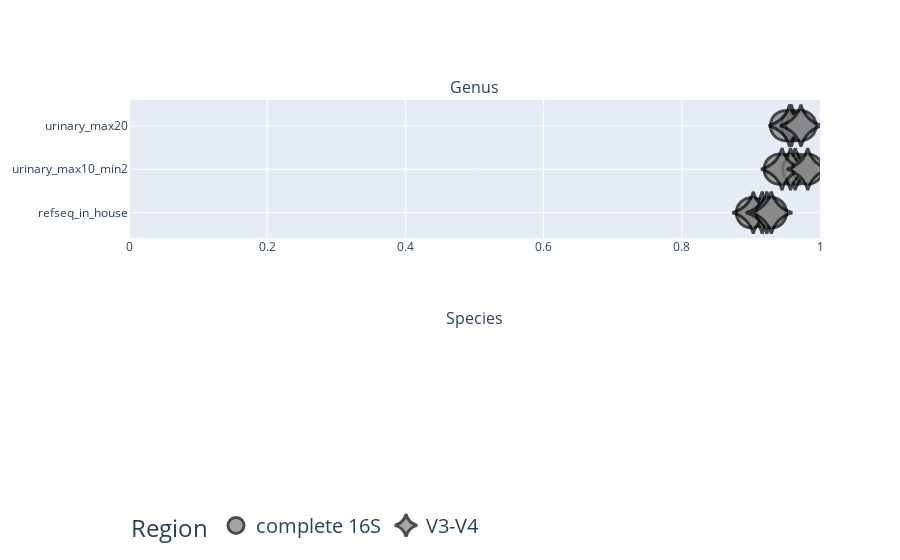

Write notebook code for a chart like this one.
### Code cell
plt.Figure()

fig = make_subplots(rows = 2, cols = 1, subplot_titles = ('Genus', 'Species'))

fig.add_trace(go.Scatter(
    mode = 'markers',
    y = genus_scores.loc[genus_scores['region'] == 'dna_seq']['ref db'],
    x = genus_scores.loc[genus_scores['region'] == 'dna_seq']['f1_score'],
    marker = dict(
        color = 'grey',
         size = 50),
    #y = 'ref db', 
    #x = 'f1_score', 
    #color_discrete_sequence=px.colors.qualitative.G10[1:],
    opacity = 0.7,
    name = 'complete 16S'
    ))

fig.add_trace(go.Scatter(
    mode = 'markers',
    y = genus_scores.loc[genus_scores['region'] == 'V3V4']['ref db'],
    x = genus_scores.loc[genus_scores['region'] == 'V3V4']['f1_score'],
    marker = dict(
        color = 'grey',
        symbol = 22,
        size = 50,
        ),
    #y = 'ref db', 
    #x = 'f1_score', 
    #color_discrete_sequence=px.colors.qualitative.G10[1:],
    opacity = 0.7,
    name = 'V3-V4'))

fig.update_layout(xaxis_range = [0,1])
fig.update_legends(font_size = 20, orientation = 'h', title = 'Region')
fig.update_traces(marker = dict(size = 30, line = dict(width = 3, color = 'black')))

### Figure 1 — Plotly figure (JSON) as saved in the notebook; plotly's stock layout.template omitted (floating-point values rounded to 4 significant figures)
{"data": [{"marker": {"color": "grey", "line": {"color": "black", "width": 3}, "size": 30}, "mode": "markers", "name": "complete 16S", "opacity": 0.7, "type": "scatter", "x": [0.924, 0.9553, 0.9583, 0.9007, 0.9409, 0.95, 0.9297, 0.9678, 0.9663, 0.9823, 0.9724, 0.9296], "y": ["refseq_in_house", "urinary_max10_min2", "urinary_max20", "refseq_in_house", "urinary_max10_min2", "urinary_max20", "refseq_in_house", "urinary_max10_min2", "urinary_max20", "urinary_max10_min2", "urinary_max20", "refseq_in_house"]}, {"marker": {"color": "grey", "line": {"color": "black", "width": 3}, "size": 30, "symbol": 22}, "mode": "markers", "name": "V3-V4", "opacity": 0.7, "type": "scatter", "x": [0.9163, 0.9641, 0.9567, 0.9035, 0.9574, 0.9584, 0.923, 0.945, 0.956, 0.9823, 0.9724, 0.9296], "y": ["refseq_in_house", "urinary_max10_min2", "urinary_max20", "refseq_in_house", "urinary_max10_min2", "urinary_max20", "refseq_in_house", "urinary_max10_min2", "urinary_max20", "urinary_max10_min2", "urinary_max20", "refseq_in_house"]}], "layout": {"annotations": [{"font": {"size": 16}, "showarrow": false, "text": "Genus", "x": 0.5, "xanchor": "center", "xref": "paper", "y": 1, "yanchor": "bottom", "yref": "paper"}, {"font": {"size": 16}, "showarrow": false, "text": "Species", "x": 0.5, "xanchor": "center", "xref": "paper", "y": 0.375, "yanchor": "bottom", "yref": "paper"}], "legend": {"font": {"size": 20}, "orientation": "h", "title": {"text": "Region"}}, "xaxis": {"anchor": "y", "domain": [0, 1], "range": [0, 1]}, "xaxis2": {"anchor": "y2", "domain": [0, 1]}, "yaxis": {"anchor": "x", "domain": [0.625, 1]}, "yaxis2": {"anchor": "x2", "domain": [0, 0.375]}}}
